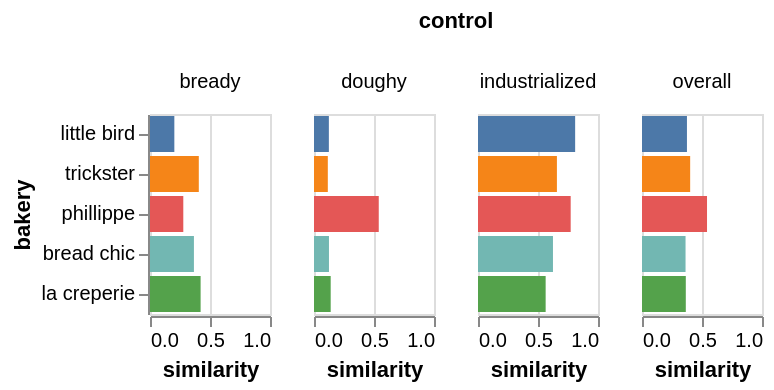

This figure's notebook cell:
### Code cell
alt.Chart(
    results.loc[
        ["trickster", "bread chic", "phillippe", "la creperie", "little bird"]
    ].reset_index(names='bakery').melt(
        id_vars=['bakery'], var_name='control', value_name='similarity'
    )
).mark_bar().encode(
    y=alt.Y('bakery', sort=plot_order),
    x=alt.X('similarity').scale(domain=[0, 1]),
    color=alt.Color('bakery', legend=None, sort=plot_order),
    column='control'
).properties(width=60, height=100)

### Figure 1 — Vega-Lite specification as saved in the notebook (floating-point values rounded to 4 significant figures)
{"config": {"view": {"continuousWidth": 300, "continuousHeight": 300}}, "data": {"name": "data-26d041f09a4cbab4165f7400dd4d0b2e"}, "mark": {"type": "bar"}, "encoding": {"color": {"field": "bakery", "legend": null, "sort": ["bread", "lamar - regular", "lamar - cake", "king soopers", "little bird", "trickster", "phillippe", "bread chic", "la creperie"], "type": "nominal"}, "column": {"field": "control", "type": "nominal"}, "x": {"field": "similarity", "scale": {"domain": [0, 1]}, "type": "quantitative"}, "y": {"field": "bakery", "sort": ["bread", "lamar - regular", "lamar - cake", "king soopers", "little bird", "trickster", "phillippe", "bread chic", "la creperie"], "type": "nominal"}}, "height": 100, "width": 60, "$schema": "https://vega.github.io/schema/vega-lite/v6.4.1.json", "datasets": {"data-26d041f09a4cbab4165f7400dd4d0b2e": [{"bakery": "trickster", "control": "doughy", "similarity": 0.1152}, {"bakery": "bread chic", "control": "doughy", "similarity": 0.1248}, {"bakery": "phillippe", "control": "doughy", "similarity": 0.5396}, {"bakery": "la creperie", "control": "doughy", "similarity": 0.1391}, {"bakery": "little bird", "control": "doughy", "similarity": 0.1239}, {"bakery": "trickster", "control": "bready", "similarity": 0.4067}, {"bakery": "bread chic", "control": "bready", "similarity": 0.3661}, {"bakery": "phillippe", "control": "bready", "similarity": 0.2775}, {"bakery": "la creperie", "control": "bready", "similarity": 0.4218}, {"bakery": "little bird", "control": "bready", "similarity": 0.2028}, {"bakery": "trickster", "control": "industrialized", "similarity": 0.6576}, {"bakery": "bread chic", "control": "industrialized", "similarity": 0.6247}, {"bakery": "phillippe", "control": "industrialized", "similarity": 0.7724}, {"bakery": "la creperie", "control": "industrialized", "similarity": 0.5638}, {"bakery": "little bird", "control": "industrialized", "similarity": 0.8095}, {"bakery": "trickster", "control": "overall", "similarity": 0.4014}, {"bakery": "bread chic", "control": "overall", "similarity": 0.3629}, {"bakery": "phillippe", "control": "overall", "similarity": 0.5419}, {"bakery": "la creperie", "control": "overall", "similarity": 0.365}, {"bakery": "little bird", "control": "overall", "similarity": 0.3746}]}}
